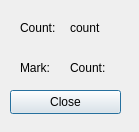
<?xml version="1.0" encoding="UTF-8"?>
<ui version="4.0">
 <class>MyReviewWindow</class>
 <widget class="QDialog" name="MyReviewWindow">
  <property name="geometry">
   <rect>
    <x>0</x>
    <y>0</y>
    <width>139</width>
    <height>132</height>
   </rect>
  </property>
  <property name="windowTitle">
   <string>Dialog</string>
  </property>
  <widget class="QLabel" name="label_count">
   <property name="geometry">
    <rect>
     <x>20</x>
     <y>20</y>
     <width>49</width>
     <height>16</height>
    </rect>
   </property>
   <property name="text">
    <string>Count:</string>
   </property>
  </widget>
  <widget class="QLabel" name="label_mark">
   <property name="geometry">
    <rect>
     <x>20</x>
     <y>60</y>
     <width>49</width>
     <height>16</height>
    </rect>
   </property>
   <property name="text">
    <string>Mark:</string>
   </property>
  </widget>
  <widget class="QLabel" name="label_count_set">
   <property name="geometry">
    <rect>
     <x>70</x>
     <y>20</y>
     <width>49</width>
     <height>16</height>
    </rect>
   </property>
   <property name="text">
    <string>count</string>
   </property>
  </widget>
  <widget class="QLabel" name="label_mark_set">
   <property name="geometry">
    <rect>
     <x>70</x>
     <y>60</y>
     <width>49</width>
     <height>16</height>
    </rect>
   </property>
   <property name="text">
    <string>Count:</string>
   </property>
  </widget>
  <widget class="QPushButton" name="pushButton_close">
   <property name="geometry">
    <rect>
     <x>10</x>
     <y>90</y>
     <width>111</width>
     <height>24</height>
    </rect>
   </property>
   <property name="text">
    <string>Close</string>
   </property>
  </widget>
 </widget>
 <resources/>
 <connections/>
</ui>
